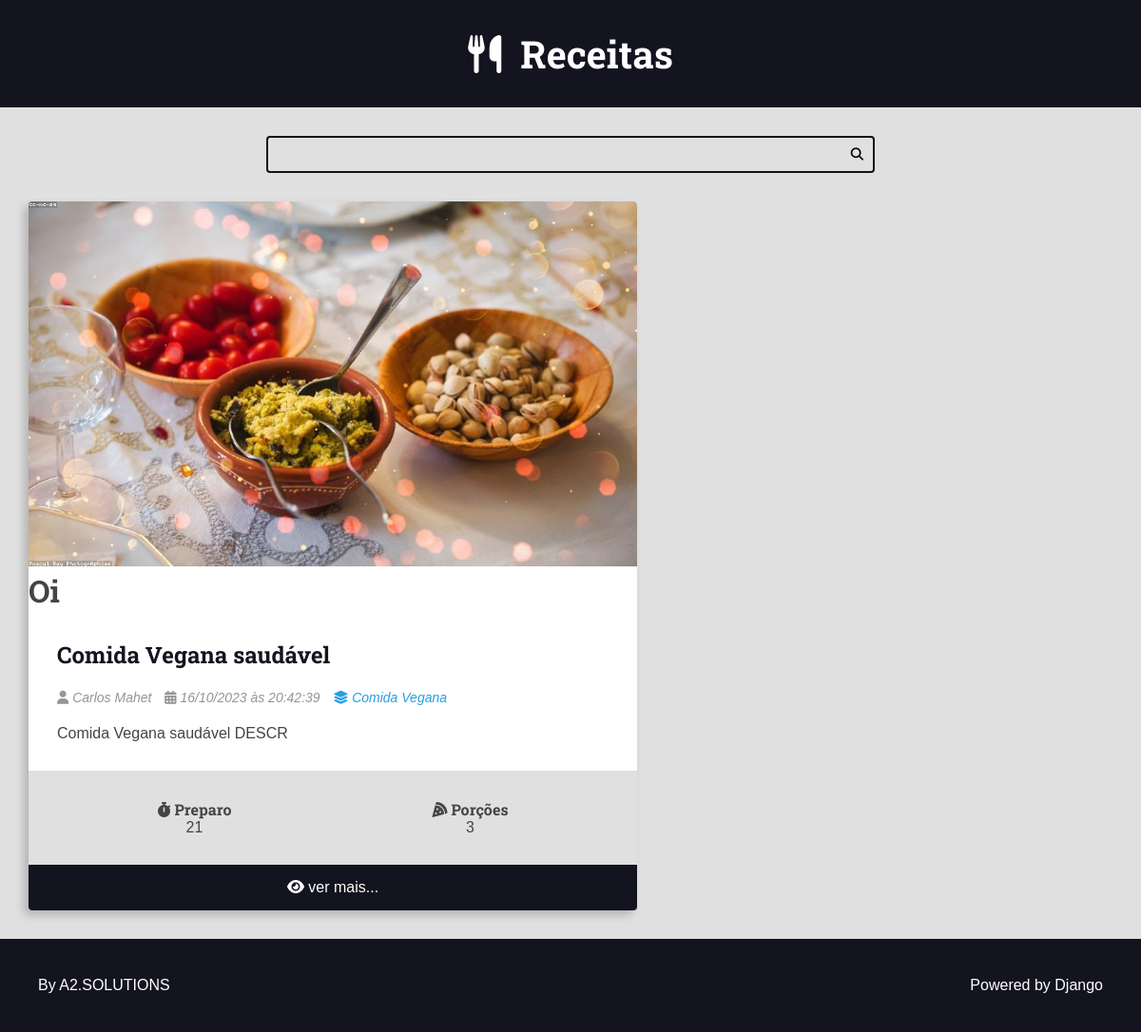
The app's page /recipes/category5/ with its own data.
### recipes/models.py (models this page shows, shortened)
class Recipe(models.Model):
    title = models.CharField(max_length=65)
    description = models.CharField(max_length=165)
    slug = models.SlugField()
    preparation_time = models.IntegerField()
    preparation_time_unit = models.CharField(max_length=65)
    servings = models.IntegerField()
    servings_unit = models.CharField(max_length=65)
    preparation_steps = models.TextField()
    preparation_steps_is_html = models.BooleanField(default=False)
    created_at = models.DateTimeField(auto_now_add=True)
    updated_at = models.DateTimeField(auto_now=True)
    is_published = models.BooleanField(default=False)
    cover = models.ImageField(upload_to='recipes/covers/%Y/%m/%d/', blank=True, default='')
    category = models.ForeignKey(
        Category, on_delete=models.SET_NULL, null=True
        )
    author = models.ForeignKey(
        User, on_delete=models.SET_NULL, null=True
        )

class Category(models.Model):
    name = models.CharField(max_length=65)

### recipes/views.py (the view)
# urls.py: path('recipes/category<int:category_id>/', views.category, name="category"),
def category(request, category_id):
    recipes = Recipe.objects.filter(
        category__id=category_id
        ).order_by('-id')
    return render(request, 'recipes/pages/home.html', context={
        'recipes': recipes,
    })

### recipes/templates/recipes/pages/home.html (shortened to what this page needs)
{% extends 'global/base.html' %}
{% block content %}
<div class="main-content main-content-list container">
    {% for recipe in recipes %}
    {% include 'recipes/partials/recipe.html' %}
    {% endfor %}
</div>
{% endblock content %}

### recipes/templates/recipes/partials/recipe.html (shortened to what this page needs)
<div class="recipe recipe-list-item">
    {% if recipe.cover %}
        <div class="recipe-cover">
            <a href="{% url 'recipes:recipe' recipe.id %}">
                <img src="{{ recipe.cover.url }}" alt="Temporário">
            </a>
        </div>
    {% endif %}
    <h1>Oi</h1>
    <div class="recipe-title-container">
        <h2 class="recipe-title">
            <a href="{% url 'recipes:recipe' recipe.id %}">
                {{ recipe.title }}
            </a>
        </h2>
    </div>
    <div class="recipe-author">
        <span class="recipe-author-item">
            <i class="fas fa-user"></i>
            {% if recipe.author.first_name %}
                {{ recipe.author.first_name }} {{ recipe.author.last_name }}
            {% else %}
                {{ recipe.author.username }}
            {% endif %}
        </span>
        <span class="recipe-author-item">
            <i class="fas fa-calendar-alt"></i>
            {{ recipe.created_at|date:"d/m/Y" }} às {{ recipe.created_at|date:"H:i:s" }}
        </span>
        <span class="recipe-author-item">
            <a href="{% url 'recipes:category' recipe.category.id %}">
                <i class="fas fa-layer-group"></i>
                <span>{{ recipe.category.name }}</span>
            </a>
        </span>
    </div>
    <div class="recipe-content">
        <p>{{ recipe.description }}</p>
    </div>
    <div class="recipe-meta-container">
        <div class="recipe-meta recipe-preparation">
            <h3 class="recipe-meta-title"><i class="fas fa-stopwatch"></i> Preparo</h3>
            <div class="recipe-meta-text">
                {{ recipe.preparation_time }} {{ recipe.preparation_time_units }}
            </div>
        </div>
        <div class="recipe-meta recipe-servings">
            <h3 class="recipe-meta-title"><i class="fas fa-pizza-slice"></i> Porções</h3>
            <div class="recipe-meta-text">
                {{ recipe.servings }} {{ recipe.servings_units }}
            </div>
        </div>
    </div>
    {% if is_detail_page is not True %}
        <footer class="recipe-footer">
            <a class="recipe-read-more button button-dark button-full-width" href="{% url 'recipes:recipe' recipe.id %}">
                <i class="fas fa-eye"></i>
                <span>ver mais...</span>
            </a>
        </footer>
    {% endif %}
</div>

### recipes/static/recipes/css/style.css (style rules this page uses)
:root { --color-primary: #269fe6; --color-primary-hover: #2086c2; --color-primary-dark: #13141f; --color-primary-dark-hover: #212336; --color-primary-light: #d4ecfa; --color-primary-light-hover: #bdd8e7; --color-white: #fff; --color-black: #000; --color-dark-text: #444; --color-info-light: #cce5ff; --color-debug-light: #cce5ff; --color-success-light: #d4edda; --color-alert-light: #fff3cd; --color-warning-light: #fff3cd; --color-error-light: #f8d7da; --color-info-dark: #4d86c4; --color-debug-dark: #4d86c4; --color-success-dark: #4a9c5d; --color-alert-dark: #927f40; --color-warning-dark: #927f40; --color-error-dark: #da525d; --color-gray-0: #f9f9f9; --color-gray-1: #e0e0e0; --color-gray-2: #c7c7c7; --color-gray-3: #aeaeae; --color-gray-4: #959595; --color-gray-5: #7d7d7d; --color-gray-6: #646464; --color-gray-7: #4b4b4b; --color-gray-8: #323232; --color-gray-9: #191919; --font-primary: sans-serif; --font-headings: 'Roboto Slab', serif; --spacing-gutter-medium: 3rem; --spacing-gutter-large: 4rem; }
* { padding: 0; margin: 0; box-sizing: border-box; }
html { font-size: 62.5%; }
body { font-size: 1.6rem; font-family: var(--font-primary); background: var(--color-gray-1); color: var(--color-dark-text); }
h1, h2, h3, h4, h5, h6 { font-family: var(--font-headings); }
.container { max-width: 144rem; margin: 0 auto; padding: var(--spacing-gutter-medium); }
.main-content { padding-top: 0; }
.main-content-list { display: grid; grid-template-columns: repeat(auto-fit, minmax(340px, 1fr)); gap: var(--spacing-gutter-large); }
.recipe { background: var(--color-white); box-shadow: -5px 5px 10px rgba(0, 0, 0, 0.2); transform: scale(1); transition: all 300ms ease-in-out; border-radius: 0.4rem; overflow: hidden; }
.recipe img { max-width: 100%; }
.recipe-list-item { max-width: 64rem; height: fit-content; }
.recipe-title-container { padding: var(--spacing-gutter-medium); padding-bottom: 2rem; }
.recipe-title-container a { text-decoration: none; color: var(--color-primary-dark); }
.recipe-author { padding: 0 var(--spacing-gutter-medium); }
.recipe-content { padding: var(--spacing-gutter-medium); padding-top: 2rem; }
.recipe-author-item { color: var(--color-gray-4); margin-right: 1rem; font-style: italic; font-size: 1.4rem; }
.recipe-author a { color: var(--color-primary); transition: all 300ms ease-in-out; text-decoration: none; }
.recipe-meta-container { display: flex; flex-flow: row wrap; padding: var(--spacing-gutter-medium); background: var(--color-gray-1); }
.recipe-meta { display: flex; flex-flow: column nowrap; flex-shrink: 1; flex-grow: 1; text-align: center; }
.recipe-meta-title { font-size: 1.6rem; }
.recipe-footer a { background: var(--color-primary-dark); display: block; color: var(--color-white); text-decoration: none; text-align: center; padding: 1.5rem var(--spacing-gutter-medium); transition: all 300ms ease-in-out; }

### records on screen
Recipe: cover (picture), title "Comida Vegana saudável", author.first_name "Carlos", author.last_name "Mahet", created_at "16/10/2023", created_at "20:42:39", category.name "Comida Vegana", description "Comida Vegana saudável DESCR", preparation_time "21", servings "3"
